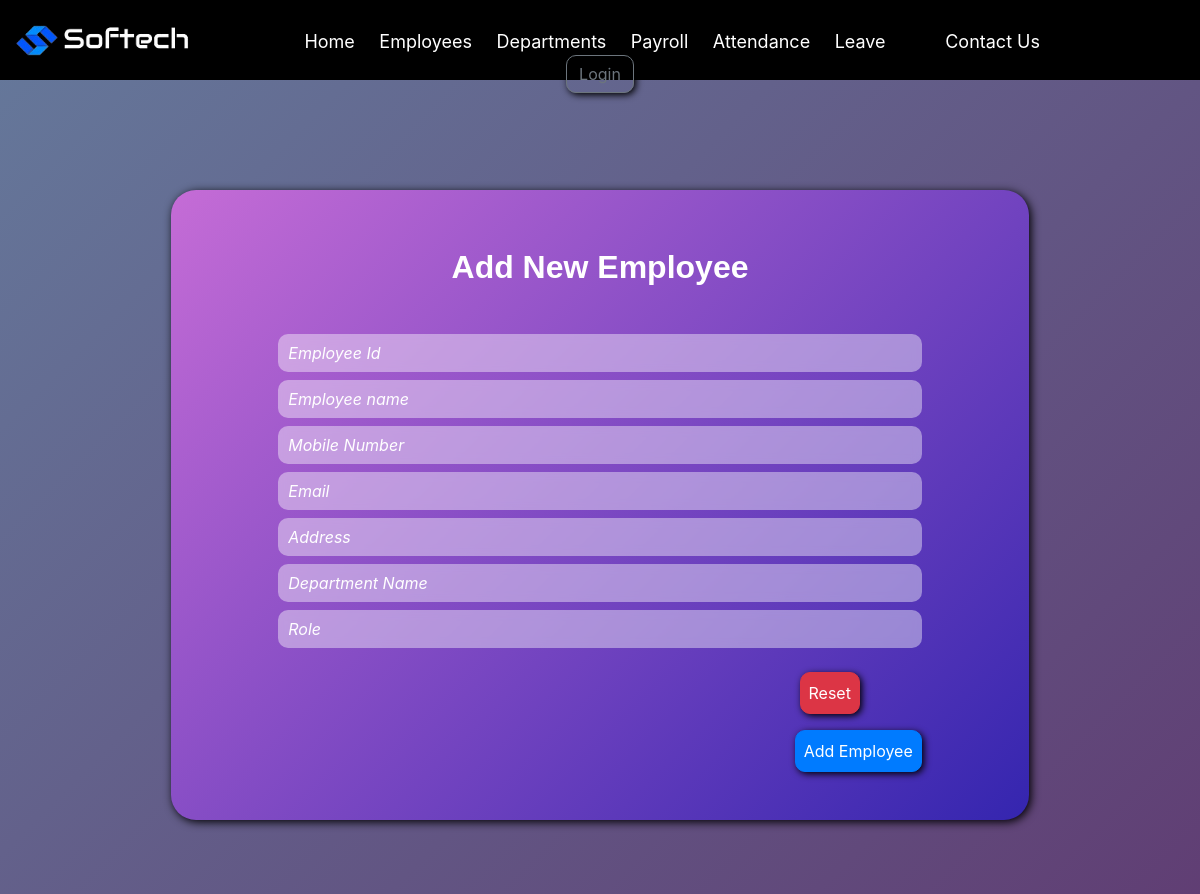
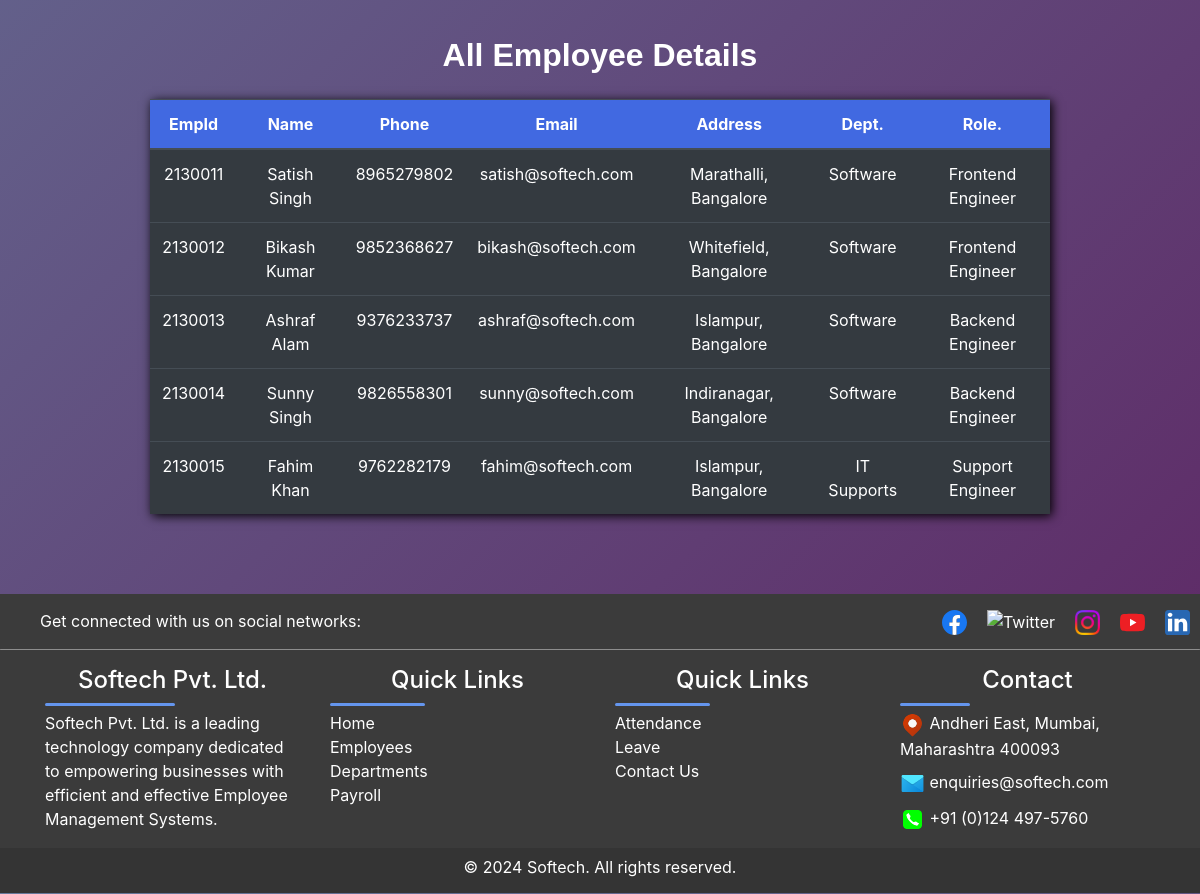
Screenshot of /employee with the database file from the repository (2 pictures, top to bottom).
### app/models.py (models this page shows, shortened)
class Employees(models.Model):
      emp_id = models.CharField(max_length=10, primary_key=True)
      emp_name = models.CharField(max_length=100)
      mobile_number = models.CharField(max_length=15)
      email = models.EmailField()
      address = models.TextField()
      department_name = models.ForeignKey(Departments, on_delete=models.CASCADE)
      role = models.CharField(max_length=100)

class Departments(models.Model):
      department_name = models.CharField(max_length=100, primary_key=True)
      department_status = models.CharField(max_length=100)
      def __str__(self):
        return str(self.department_name)

### app/views.py (the view, shortened to what this page needs)
# urls.py: path('employee', views.employee_page,name="employee"),
def employee_page(request):
    employees=Employees.objects.all()
    form=EmployeesForm()
    context = {'form':form,'employee':employees}
    return render(request, 'app/employees.html', context)

### app/templates/app/employees.html (shortened to what this page needs)
{% extends "base_template/base.html" %}
{% load static %}
{% block content %}
         <form method="POST" class="bg-body py-5 text-center" id="formbackground">
            <h2 class="fs-3 fw-bold text-decoration-underline mb-5">Add New Employee</h2>
            {{form.emp_id}}
            {{form.emp_name}}
            {{form.mobile_number}}
            {{form.email}}
            {{form.address}}
            {{form.department_name}}
            {{form.role}}
            <div class="buttons w-75 mx-auto">
               <div class="row g-0">
                  <div class="col-6 text-start">
                  </div>
                  <div class="col-6 text-end">
                     <button class="btn btn-danger mt-3 me-2 p-2" id="resetBtn" style="margin-left: 40%;">Reset</button>
                     <button class="btn btn-primary mt-3 p-2" id="addBtn" type="submit" style="float: right;">Add Employee</button>
                  </div>
               </div>
            </div>
         </form>
         <div class="w-auto mx-auto">
            <h2 class="fs-3 fw-bold text-decoration-underline mb-2 mt-5">All Employee Details</h2>
            <table class="table table-dark table-hover mt-4 mb-5 text-center w-75">
               <thead class="fw-bold">
                  <th>EmpId</th>
                  <th>Name</th>
                  <th>Phone</th>
                  <th>Email</th>
                  <th>Address</th>
                  <th>Dept.</th>
                  <th>Role.</th>
               </thead>
               <tbody id="myTable">
                  {% for e in employee  %}
                  <tr>
                     <td>{{e.emp_id}}</td>
                     <td>{{e.emp_name}}</td>
                     <td>{{e.mobile_number}}</td>
                     <td>{{e.email}}</td>
                     <td>{{e.address}}</td>
                     <td>{{e.department_name}}</td>
                     <td>{{e.role}}</td>
                  </tr>
                  {% endfor %}
               </tbody>
            </table>
         </div>
      {% endblock content %}

### app/templates/base_template/base.html (shortened to what this page needs)
{% load static %}
<!DOCTYPE html>
<html>
   <head>
      <link rel="stylesheet" href="{% static 'app/CSS_Files/index.css' %}">
      <link rel="stylesheet" href="{% static 'app/CSS_Files/style.css' %}">
      <link rel="stylesheet" href="{% static 'app/CSS_Files/signup.css' %}">
      <link rel="stylesheet" href="{% static 'app/CSS_Files/login.css' %}">
      <link rel="stylesheet" href="https://maxcdn.bootstrapcdn.com/bootstrap/4.5.2/css/bootstrap.min.css">
      <link href="https://cdnjs.cloudflare.com/ajax/libs/font-awesome/5.15.4/css/all.min.css" rel="stylesheet">
    </head>
    <body class="container-fluid" style="background:linear-gradient(135deg, #65799b 0%,#5e2563 100%);">
            <div class="navigationbar">
                <div>
                    <img src="{% static 'images/SoftechLogo-removebg-preview.png' %}">
                    <div>
                        <nav class="navbar justify-content-center">
                            <ul>
                                <li><a href="{% url "index" %}">Home</a></li>
                                <li><a href="{% url "employee" %}">Employees</a></li>
                                <li><a href="{% url "department" %}">Departments</a></li>
                                <li><a href="{% url "payroll" %}">Payroll</a></li>
                                <li><a href="{% url "attendance" %}">Attendance</a></li>
                                <li><a href="{% url "leave" %}">Leave</a></li>
                                <li style="float: right; position: absolute; right: 150px;"><a href="{% url "contactus" %}">Contact Us</a></li>
                                {% if user.is_authenticated %}
                                <li><form method="post" action="{% url 'logout' %}">
                                  {% csrf_token %}
                                  <button id="logout" class="btn btn-outline-secondary">
                                    Log out
                                  </button>
                                </form></li>
                                {% else %}
                                <li><form method="post" action="{% url 'login' %}">
                                  <button id="login" class="btn btn-outline-secondary">
                                    Login
                                  </button>
                                </form></li>
                                {% endif %}
                            </ul>
                        </nav>
                    </div>
                </div>
            </div>
            {% block content %}{% endblock content %}
            <footer class="mainfooter" role="contentinfo">
                <div>
                    <ul style="display: inline; list-style-type: none;">
                        <li class="icon">Get connected with us on social networks:</li>
                        <li class="icon" style="float: inline-end; margin: auto 10px;"><a href="#" class="icoLinkedin" title="Linkedin"> <!DOCTYPE svg  PUBLIC '-//W3C//DTD SVG 1.1//EN'  'http://www.w3.org/Graphics/SVG/1.1/DTD/svg11.dtd'> </a></li>
                        <li class="icon" style="float: inline-end; margin: auto 10px;"><a href="#" class="icoYoutube" title="Youtube"><!DOCTYPE svg  PUBLIC '-//W3C//DTD SVG 1.1//EN'  'http://www.w3.org/Graphics/SVG/1.1/DTD/svg11.dtd'></li>
                        <li class="icon" style="float: inline-end; margin: auto 10px;"><a href="#" class="icoInstagram" title="Instagram"><img src="{% static 'images/insta.png' %}" alt="Instagram" height="25"></a></li>
                        <li class="icon" style="float: inline-end; margin: auto 10px;"><a href="#" class="icoTwitter" title="Twitter"><img src="https://uxwing.com/wp-content/themes/uxwing/download/brands-and-social-media/x-social-media-white-icon.png" alt="Twitter" height="25"></a></li>
                        <li class="icon" style="float: inline-end; margin: auto 10px;"><a href="#" class="icoFacebook" title="Facebook"><!DOCTYPE svg  PUBLIC '-//W3C//DTD SVG 1.1//EN'  'http://www.w3.org/Graphics/SVG/1.1/DTD/svg11.dtd'></a></li>
                    </ul>
                    <hr>
                </div>
                <div class="footer-middle">
                <div class="container">
                  <div class="row">
                    <div class="col-md-3 col-sm-6">
                      <div class="footer-pad">
                        <h4>Softech Pvt. Ltd.</h4>
                        <div class="underline1"></div>
                        <ul class="list-unstyled">
                          <li>Softech Pvt. Ltd. is a leading technology company dedicated to empowering businesses with efficient and effective Employee Management Systems.</li>
                        </ul>
                      </div>
                    </div>
                    <div class="col-md-3 col-sm-6">
                      <div class="footer-pad">
                        <h4>Quick Links</h4>
                        <div class="underline2"></div>
                        <ul class="list-unstyled">
                            <li><a href="{% url "index" %}">Home</a></li>
                            <li><a href="{% url "employee" %}">Employees</a></li>
                            <li><a href="{% url "department" %}">Departments</a></li>
                            <li><a href="{% url "payroll" %}">Payroll</a></li>
                        </ul>
                      </div>
                    </div>
                    <div class="col-md-3 col-sm-6">
                      <div class="footer-pad">
                        <h4>Quick Links</h4>
                        <div class="underline2"></div>
                        <ul class="list-unstyled">
                            <li><a href="{% url "attendance" %}">Attendance</a></li>
                            <li><a href="{% url "leave" %}">Leave</a></li>
                            <li><a href="{% url "contactus" %}">Contact Us</a></li>
                        </ul>
                      </div>
                    </div>
                      <div class="col-md-3">
                          <h4>Contact</h4>
                          <div class="underline3"></div>
                          <ul class="social-network social-circle list-unstyled">
                           <li class="icon"><img style="height: 25px;" src="{% static 'images/locationicon.png' %}" alt="Location"></li>
                           <li class="icon">Andheri East, Mumbai, Maharashtra 400093</li><br>
                           <li class="icon"><img style="height: 25px; margin: 10px 0 !important;" src="{% static 'images/mailicon.png' %}" alt="Mail"></li>
                           <li class="icon">enquiries@softech.com</li><br>
                           <li class="icon"><img style="height: 25px;" src="{% static 'images/callicon.png' %}" alt="Call"></li>
                           <li class="icon">+91 (0)124 497-5760</li>
                          </ul>
                  </div>
                  </div>
                </div>
                  <div class="row footer-bottom text-center" style="width: 100%; margin: 0; padding: 7px 0; height: 45px; background-color: #343434;">
                  <div class="col-md-12 copy">
                  <p class="text-center" style="margin-bottom: 15px !important;"> © 2024 Softech. All rights reserved.</p>
                  </div>
                  </div>
                </div>
              </footer>
     </body>
  </html>

### app/static/app/CSS_files/index.css (style rules this page uses)
body { background-image: url("https://images.pexels.com/photos/7078666/pexels-photo-7078666.jpeg?auto=compress&cs=tinysrgb&w=1260&h=750&dpr=1"); background-size: cover; }
button { margin: 20px 0; border-radius: 10px !important; }
p { text-align: center; color: white; }
::placeholder { color: white !important; }
h4 { font-weight: bold; text-align: center; margin-bottom: 20px; }
hr { border: none; height: 1px; background-color: rgba(255, 255, 255, 0.5); backdrop-filter: blur(5px); color: white; border-radius: 10px; }

### app/static/app/CSS_files/style.css (style rules this page uses)
body { background: linear-gradient(135deg, #647095 0%, #5e2563 100%); color: white !important; margin: 0 !important; padding: 0 !important; overflow-x: hidden; }
.bg-body { background-color: rebeccapurple !important; }
h2 { font-family: Helvetica; text-align: center; }
a { color: white; }
table thead { color: white; font-weight: bold; background-color: royalblue; margin: auto; padding: auto; }
table { margin: auto !important; box-shadow: 2px 2px 10px black; }
input, textarea { background-color: rgba(255, 255, 255, 0.416) !important; background-blend-mode: overlay !important; backdrop-filter: blur(5px) !important; color: white !important; border: none !important; border-radius: 10px !important; padding: 10px !important; transition: background-color 0.3s ease-in-out !important; }
::placeholder { color: rgba(0, 0, 0, 0.744) !important; font-style: italic; }
h2 { margin: 10px 0px !important; font-weight: bold !important; text-align: center !important; }
button { margin: 20px 0; border-radius: 10px !important; transition: background-color 0.3s ease-in-out !important; box-shadow: 2px 2px 7px black; }
table tr td { color: white; }
hr { color: white; }
@media screen and (min-width: 768px) { .table { width: 100% !important; } }
.navigationbar { position: relative; height: 80px; width: 100%; background-color: black; z-index: 0; background-size: cover; }
.navigationbar div img { position: absolute; width: 175px; margin-top: 25px; margin-left: 15px; z-index: 1; }
nav { position: absolute; z-index: 2; color: white; }
nav ul { list-style-type: none; padding: 0; margin-top: 20px; }
nav ul li { font-size: 18px; display: inline; text-align: center; padding: 0 10px; }
nav ul li a { color: white; text-decoration: none; }
#formbackground { background: linear-gradient(135deg, #c56cd6 0%, #3425af 100%); border-radius: 25px; margin: 110px 171px; transition: transform 0.3s ease; box-shadow: 2px 2px 10px black; }
footer { background-color: #3b3b3b; color: white; margin-top: 80px; padding-top: 15px; }
.icon { display: inline; }
ul li a { color: white; }
hr { border: none; height: 1px; background-color: rgba(255, 255, 255, 0.5); backdrop-filter: blur(5px); color: white; border-radius: 10px; }
.underline1 { border: none; height: 3px; width: 130px; background-color: cornflowerblue; backdrop-filter: blur(5px); color: white; border-radius: 10px; margin-bottom: 5px; }
.underline2 { border: none; height: 3px; width: 95px; background-color: cornflowerblue; backdrop-filter: blur(5px); color: white; border-radius: 10px; margin-bottom: 5px; }
.underline3 { border: none; height: 3px; width: 70px; background-color: cornflowerblue; backdrop-filter: blur(5px); color: white; border-radius: 10px; margin-bottom: 5px; }

### app/static/app/CSS_files/signup.css (style rules this page uses)
body { background-image: url("https://images.pexels.com/photos/7078666/pexels-photo-7078666.jpeg?auto=compress&cs=tinysrgb&w=1260&h=750&dpr=1"); background-size: cover; }
button { margin: 20px 0; border-radius: 10px !important; }
p { text-align: center; color: white; }
::placeholder { color: white !important; }
h4 { font-weight: bold; text-align: center; margin-bottom: 20px; }
hr { border: none; height: 1px; background-color: rgba(255, 255, 255, 0.5); backdrop-filter: blur(5px); color: white; border-radius: 10px; }

### app/static/app/CSS_files/login.css (style rules this page uses)
body { background-image: url("https://images.pexels.com/photos/7078666/pexels-photo-7078666.jpeg?auto=compress&cs=tinysrgb&w=1260&h=750&dpr=1"); background-size: cover; }
button { margin: 20px 0; border-radius: 10px !important; }
p { text-align: center; color: white; }
::placeholder { color: white !important; }
h4 { font-weight: bold; text-align: center; margin-bottom: 20px; }
hr { border: none; height: 1px; background-color: rgba(255, 255, 255, 0.5); backdrop-filter: blur(5px); color: white; border-radius: 10px; }

### rows the page displays
Employees: emp_id "2130011", emp_name "Satish Singh", mobile_number "8965279802", email "satish@softech.com", address "Marathalli, Bangalore", department_name "Software", role "Frontend Engineer"
Employees: emp_id "2130012", emp_name "Bikash Kumar", mobile_number "9852368627", email "bikash@softech.com", address "Whitefield, Bangalore", department_name "Software", role "Frontend Engineer"
Employees: emp_id "2130013", emp_name "Ashraf Alam", mobile_number "9376233737", email "ashraf@softech.com", address "Islampur, Bangalore", department_name "Software", role "Backend Engineer"
Employees: emp_id "2130014", emp_name "Sunny Singh", mobile_number "9826558301", email "sunny@softech.com", address "Indiranagar, Bangalore", department_name "Software", role "Backend Engineer"
Employees: emp_id "2130015", emp_name "Fahim Khan", mobile_number "9762282179", email "fahim@softech.com", address "Islampur, Bangalore", department_name "IT Supports", role "Support Engineer"
